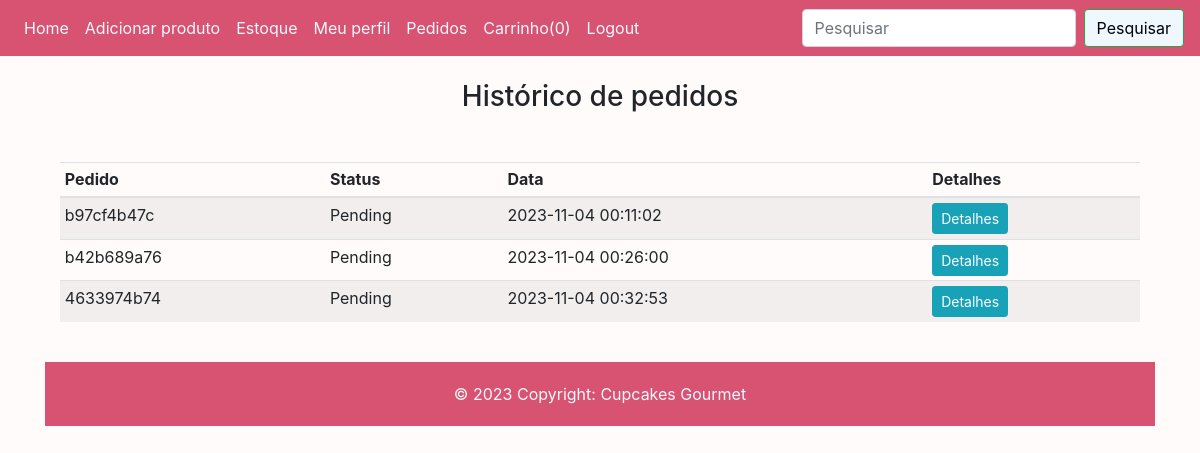
Before: /allorders (signed in) with the older database file.
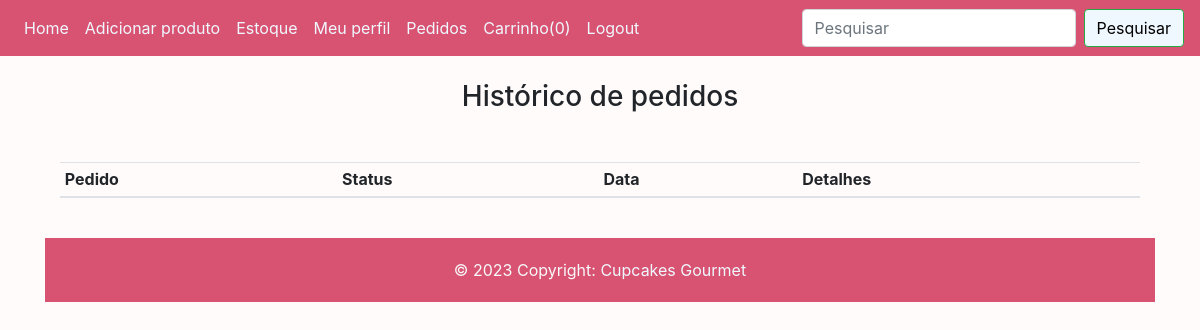
After: the same page with the newer database file.
### website/models.py (models this page shows, shortened)
class Order(db.Model):
    id = db.Column(db.Integer, primary_key=True)
    total = db.Column(db.String(20), unique=True, nullable=False) # Identificação do pedido(invoice).
    status = db.Column(db.String(20), default='Pendente', nullable=False)
    userId = db.Column(db.Integer, unique=False, nullable=False)
    date = db.Column(db.DateTime(timezone = True), default=func.now(), nullable=False)
    orders = db.Column(JsonEcodeDict)
    user_id = db.Column(db.Integer, db.ForeignKey('user.id'))

### website/auth.py (the view)
@auth.route('/allorders', methods=['GET', 'POST']) # Histórico de pedidos
@login_required # Decorador que só vai permitir acesso ao logout caso o usuário estiver logado.
def allorders():
    if current_user.is_authenticated:
        customer_id = current_user.id
        orders = Order.query.filter_by(userId=customer_id)
    return render_template('/allorders.html', user=current_user, orders=orders)

### website/models.py (called while the page is built)
    def process_result_value(self, value, dialect):
        if value is None:
            return {}
        else:
            return json.loads(value)

### website/templates/allorders.html
{% extends "base.html" %} {% block title %}Pedidos{% endblock %} {% block
    content %}
    <br />
    <h3 align="center">Histórico de pedidos</h3>
    <div class="container mt-5">
      <table class="table table-sm table-condensed table-striped">
        <thead>
          <th>Pedido</th>
          <th>Status</th>
          <th>Data</th>
          <th>Detalhes</th>
        </thead>
        <tbody>
          {% for orders in orders %}
          <tr>
            <td>{{orders.total}}</td>
            <td>{{orders.status}}</td>
            <td>{{orders.date}}</td>
            <td><a href="{{url_for('auth.userOrders', total=orders.total)}}" class="btn btn-info btn-sm">Detalhes</a></td>
          {% endfor %}
          </tr>
        </tbody>
      </table>
    </div>
    <br />
    <footer class="text-light">
      <div class="text-center" style="background-color: #d85372; padding: 20px;" >
        &copy 2023 Copyright: <a href="#" style="color: aliceblue;">Cupcakes Gourmet</a>
      </div>
    </footer>
    {% endblock %}

Changed rows visible on the page:
no longer on this page (row edited): Order: total "b97cf4b47c", status "Pending", date "2023-11-04 00:11:02"
no longer on this page (row edited): Order: total "b42b689a76", status "Pending", date "2023-11-04 00:26:00"
no longer on this page (row edited): Order: total "4633974b74", status "Pending", date "2023-11-04 00:32:53"
